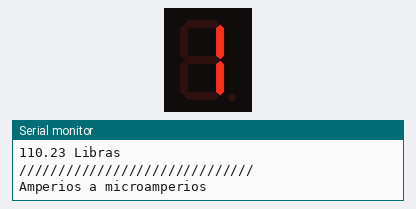
Bench run of a sketch on a simulated Arduino Uno, built with avr-gcc and run on an emulated ATmega328P. Shown: 1-digit seven-segment display, the last lines printed to the serial monitor. Wiring (inferred from the names in the program): 1-digit 7-segment display, segments lit when HIGH: segments pin 2, pin 3, pin 4, pin 5, pin 6, pin 7, pin 8. The segment pins are drawn as the display they are named for.

Above: at 0.1 s.
At 1.1 s:
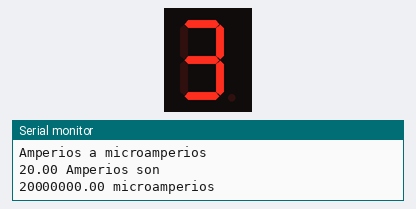
At 2.1 s:
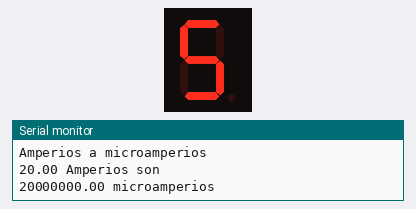
At 3.1 s:
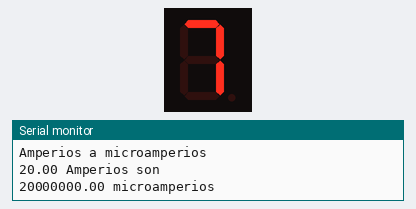
At 4.1 s:
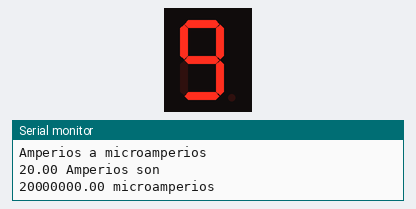

The sketch:

skdfhnsgbdv.ino
```cpp
const int A = 2;
const int B = 3;
const int C = 4;
const int D = 5;
const int E = 6;
const int F = 7;
const int G = 8;

const int N = 7;
const int SEGMENTOS[N] = {A,B,C,D,E,F,G};

/*Anodo Comun*/
const int DIGITOS [5][N]= {

  /*1*/ {0,1,1,0,0,0,0},
  /*3*/ {1,1,1,1,0,0,1},
  /*5*/ {1,0,1,1,0,1,1},
  /*7*/ {1,1,1,0,0,0,0},
  /*9*/ {1,1,1,1,0,1,1},
};

float L = 2.20462262;
float K = 50;
float p;

float X = 20;
float M = 1000000;
float q;

void setup()
{
  for(int i = 0; i<N; i++){
    pinMode(SEGMENTOS[i], OUTPUT);
    digitalWrite(SEGMENTOS[i], LOW);
  }

  Serial.begin(9600);
  Serial.println("Kilogramos a Libras");
  p = Funcion1(K,L);
  Serial.print(K);
  Serial.println(" Kilos son");
  Serial.print(p);
  Serial.println(" Libras");

  Serial.println("//////////////////////////////");

  Serial.println("Amperios a microamperios");
  q = Funcion2(X,M);
  Serial.print(X);
  Serial.println(" Amperios son");
  Serial.print(q);
  Serial.println(" microamperios");


}

void print(int d){
  for(int i = 0; i<N; i++){
    digitalWrite(SEGMENTOS[i], DIGITOS[d][i]);
  }
}

float Funcion1(float f, float g){
  float resultado1;
  resultado1 = f * g;
  return resultado1;
}
float Funcion2(float b, float e){
  float resultado2;
  resultado2 = b * e;
  return resultado2;
}

void loop()
{
  for(int i = 0; i<5; i++){
    print(i);
    delay(1000);
  }
}
```

Measured:
- by itself, everything shown: repeats every 5.0 s, in 5 steps
- what the display in image 0 shows lasts 1.0 s, from 0.1 s to 1.1 s
